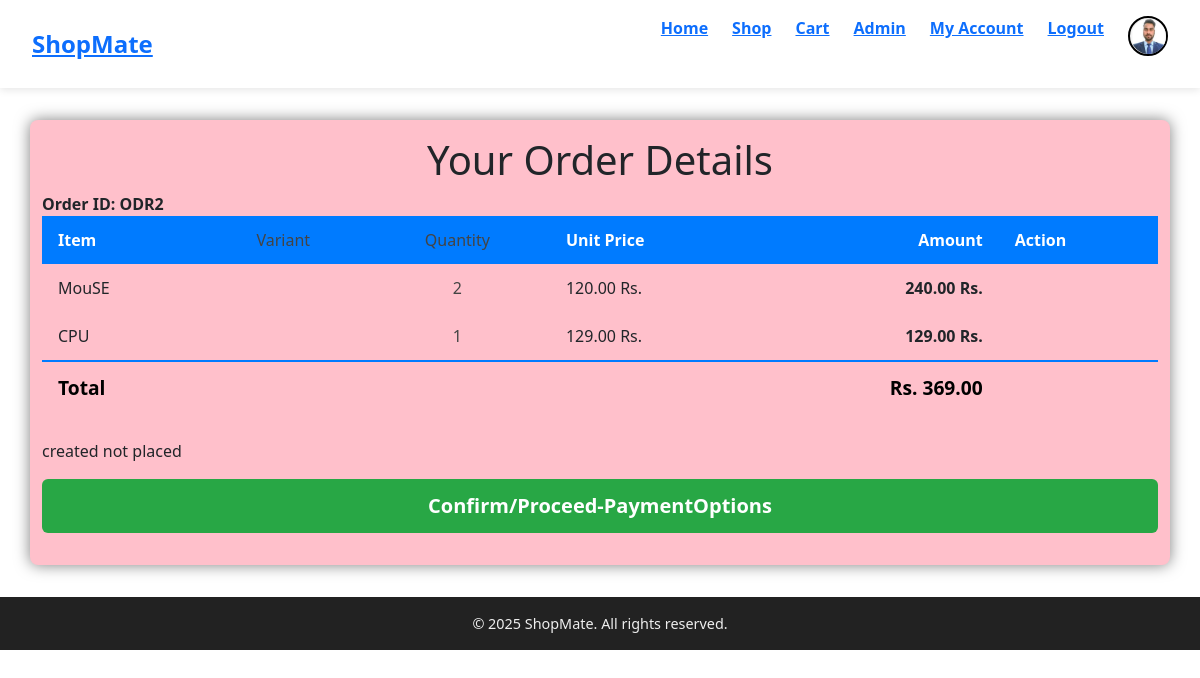
Page /vieworder/ODR2 (signed in) on the earlier database version.
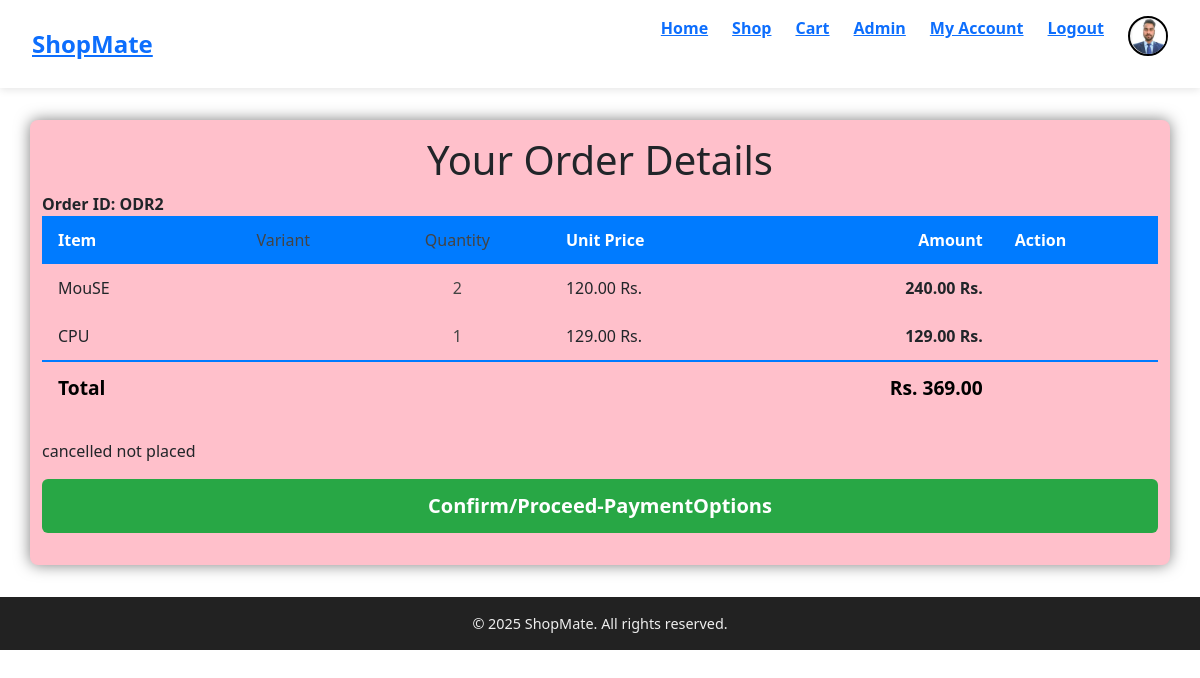
Same page on the later database version.
### ecommstore/models.py (models this page shows)
class Order(models.Model):
    status_choices = [
        ('created','created'),('placed','placed'),('shipped','shipped'),('delivered','delivered'),('cancelled','cancelled')
    ]
    order_id = models.CharField(max_length=12,primary_key=True)
    user = models.ForeignKey(User,on_delete=models.CASCADE)
    amount = models.DecimalField(decimal_places=2,max_digits=11,default=0)
    status = models.CharField(max_length=15,choices=status_choices,default='created')
    created_date = models.DateTimeField(auto_now_add=True)
    updated_date = models.DateTimeField(auto_now_add=True)
    def __str__(self):
        return self.order_id

### ecommstore/views.py (the view)
# urls.py: path('vieworder/<slug:orderid>',views.vieworder,name="vieworder"),
def vieworder(request,orderid):
    order = Order.objects.filter(order_id=orderid)
    print('Order:',order)
    orderitems = OrderItem.objects.filter(order=order[0].order_id)
    print('OrderItems:',orderitems)
    finalorderitems = {}
    for i in range(0,len(orderitems)):
        finalorderitems[i] = orderitems[i]
    orderamount = order[0].amount
    time_diff = timezone.now()-order[0].updated_date
    two_hours = timedelta(hours=2)
    if time_diff <= two_hours and order[0].status != "cancelled":
        cancel_allowed = 1
        print("The time difference is less than or equal to 2 hours.")
    else:
        cancel_allowed = 0
        print("The time difference is greater than 2 hours.")
    print("time_diff",time_diff)
    userprofile = UserProfile.objects.filter(user=request.user)
    profilepicture = ''
    if len(userprofile) > 0:
        profilepicture = userprofile[0].profile_picture
    return render(request,'ecommstore/templates/orderdetails.html',{"order":order[0],"order_items":finalorderitems.items(),"orderamount":orderamount,"cancel_allowed":cancel_allowed,"profilepicture":profilepicture})

### ecommstore/models.py (called while the page is built)
    def __str__(self):
        return self.name

    def __str__(self):
        return f'{self.quantity} of {self.product.name}'

### ecommstore/templates/ecommstore/templates/orderdetails.html (shortened to what this page needs)
{% extends 'base.html' %}
{% block body %}
    <div class="container">
        <h1>Your Order Details</h1>
        {% if order_items %}
            <div class="clearfix">
                <B>Order ID: {{order}}</B>
            </div>
            <table>
                <thead>
                    <tr>
                        <th>Item</th>
                        <th class="variant">Variant</th>
                        <th class="quantity">Quantity</th>
                        <th class="price">Unit Price</th>
                        <th class="amount">Amount</th>
                        <th>Action</th>
                    </tr>
                </thead>
                <tbody>
                    {% for key, value in order_items %}
                    <tr>
                        <td>{{ value.product }}</td>
                        <td class="variant">{{ value.variant }}</td>
                        <td class="quantity">{{ value.quantity }}</td>
                        <td class="price">{{ value.unitprice|floatformat:2 }} Rs.</td>
                        <td class="amount">{{ value.amount|floatformat:2 }} Rs.</td>
                        <td class="action"></td>
                    </tr>
                    {% endfor %}
                    <tr class="total-row">
                        <td colspan="4">Total</td>
                        <td class="amount">Rs. {{ orderamount|floatformat:2 }}</td>
                        <td></td>
                    </tr>
                </tbody>
            </table>
                {% if order.status != "placed" %}
                {{order.status}} not placed
                    <form action="{% url 'confirmorder' order %}">
                        <button type="submit" class="confirm-btn" >Confirm/Proceed-PaymentOptions</button>
                    </form>
                {% else %}
                <b>Order Status:</b> {{order.status}}
                    <form role="alert">
                        <button type="submit" class="confirm-btn" disabled>Confirm/Proceed-PaymentOptions</button>
                    </form>
                {% endif %}
        {% else %}
        <p class="empty-cart">Your Order does not have any items included!<br>Please Add Item to your cart.
        </p>
        {% endif %}
    </div>
{% endblock %}

Differences in the rows shown:
changed Order "ODR2": status "created" → "cancelled"
